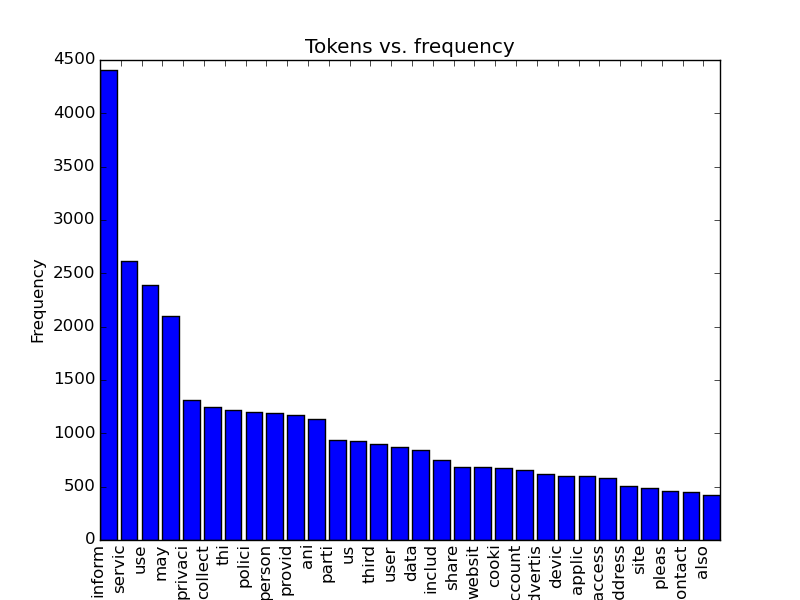

Recreate this plot in Python.
import nltk
import nltk.stem as stem
from nltk.corpus import stopwords
import os
from collections import Counter
import matplotlib.pyplot as plt
import numpy as np

dirname = 'policies'
stemmer = stem.PorterStemmer()
stemmed_toks = Counter()

for f in os.listdir(dirname):
    infile = open(os.path.join(dirname, f), 'r')
    print('Processing %s' % os.path.basename(f))
    tokens = nltk.tokenize.word_tokenize(infile.read())
    for t in tokens:
        #stem = stemmer.lemmatize(t.lower())
        stem = stemmer.stem(t.lower())
        stemmed_toks[stem] += 1

extra_stops = [',', '.', '(', ')', ':', ';']
stopws = stopwords.words('english')
stopws.extend(extra_stops)

for w in stopws:
    if stemmed_toks[w]:
        del stemmed_toks[w]

print(stemmed_toks.most_common(30))


def plot_word_freq_dist(tokens_tuples, log=False):
    plt.title('Tokens vs. frequency')
    plt.xlabel("Tokens")
    plt.ylabel("Frequency")
    keys = [x[0] for x in tokens_tuples]
    values = [x[1] for x in tokens_tuples]
    ind = np.arange(len(keys))
    plt.xticks(ind, keys, rotation='vertical')
    print('Keys %s' % keys)
    print('Values %s' % values)
    plt.bar(ind, values, log=log)
    plt.show()

plot_word_freq_dist(stemmed_toks.most_common(30))
plot_word_freq_dist(stemmed_toks.most_common(30), True)
